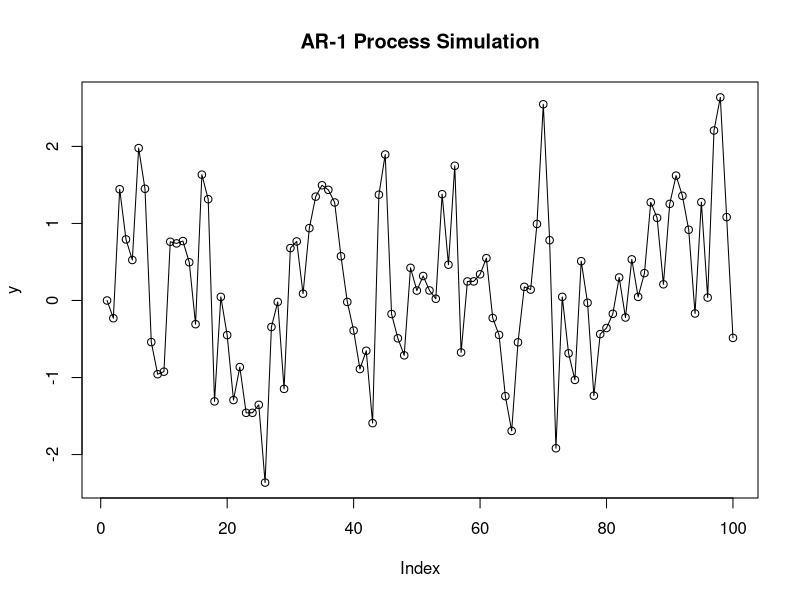

This figure's R source:
# AR-1 Model Simulation

# Set parameters
phi <- 0.5 # Autoregressive coefficient
sigma <- 1 # Standard deviation of noise
n <- 100 # Sample size

# Generate white noise
set.seed(123) # Set random seed for reproducibility
epsilon <- rnorm(n, mean = 0, sd = sigma)

# Generate AR-1 process
y <- rep(0, n)
for (t in 2:n) {
  y[t] <- phi * y[t-1] + epsilon[t]
}

# Plot the result
plot(y, type = 'o', main = "AR-1 Process Simulation")


# Fit an AR-1 model to the simulated data to estimate parameters

# Use the arima function to fit an AR(1) model
# y is your time series data
fit <- arima(y, order = c(1, 0, 0))

# Display the estimated parameters
print(fit)

# The output includes estimates for phi (ar1) and the noise standard deviation


